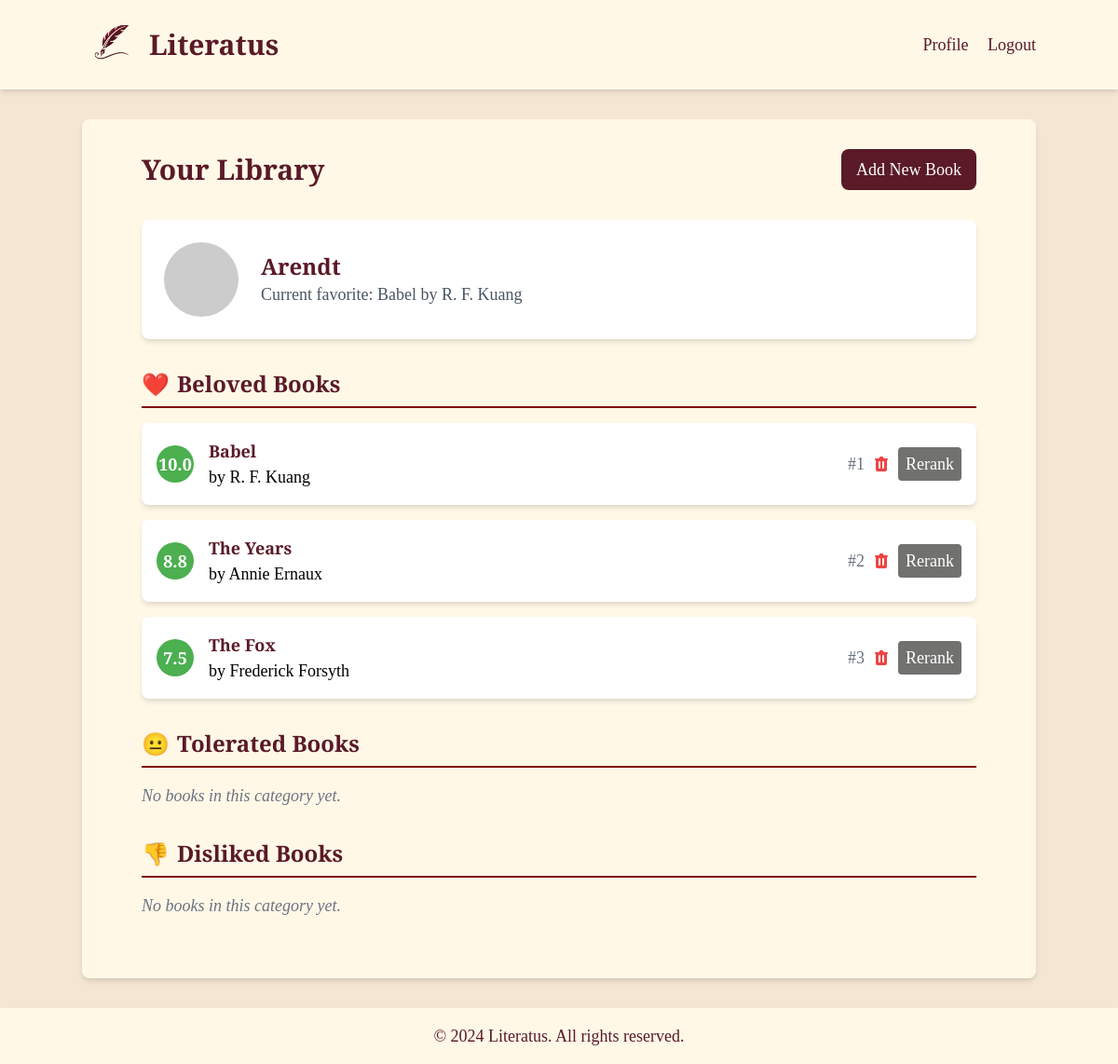
The app's page /profile (signed in), older data.
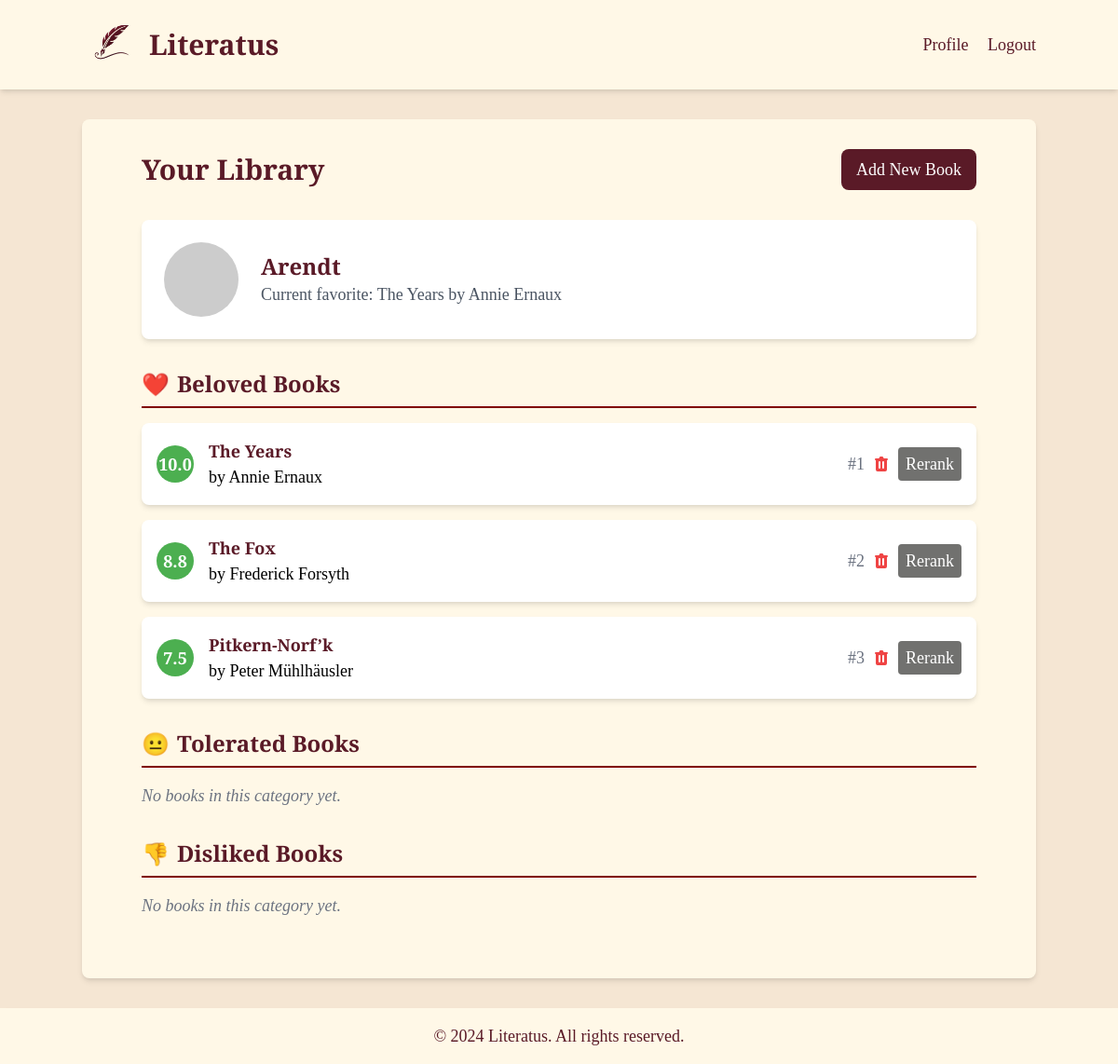
The same page, newer data.
### app.py (models this page shows, shortened)
class User(UserMixin, db.Model):
    id = db.Column(db.Integer, primary_key=True)
    username = db.Column(db.String(80), unique=True, nullable=False)
    password_hash = db.Column(db.Text)
    profile_image = db.Column(db.Text)
    books = db.relationship('Book', backref='user', lazy=True)
    @property
    def beloved_books(self):
        return [book for book in self.books if book.sentiment == 'beloved']
    @property
    def tolerated_books(self):
        return [book for book in self.books if book.sentiment == 'tolerated']
    @property
    def disliked_books(self):
        return [book for book in self.books if book.sentiment == 'disliked']

class Book(db.Model):
    id = db.Column(db.Integer, primary_key=True)
    title = db.Column(db.String(200), nullable=False)
    author = db.Column(db.String(100), nullable=False)
    sentiment = db.Column(db.String(20), nullable=False)
    position = db.Column(db.Integer, nullable=False)
    user_id = db.Column(db.Integer, db.ForeignKey('user.id'), nullable=False)

### app.py (the view)
@app.route('/profile')
@login_required
def profile():
    beloved_books = Book.query.filter_by(user_id=current_user.id, sentiment='beloved').order_by(Book.position).all()
    tolerated_books = Book.query.filter_by(user_id=current_user.id, sentiment='tolerated').order_by(Book.position).all()
    disliked_books = Book.query.filter_by(user_id=current_user.id, sentiment='disliked').order_by(Book.position).all()
    all_books = beloved_books + tolerated_books + disliked_books
    total_books = len(all_books)
    for i, book in enumerate(all_books):
        if book.sentiment == 'beloved':
            base = 7.5
            max_rating = 10
        elif book.sentiment == 'tolerated':
            base = 4.5
            max_rating = 7
        else:  # disliked
            base = 1
            max_rating = 4
        category_books = beloved_books if book in beloved_books else \
            tolerated_books if book in tolerated_books else \
                disliked_books
        category_position = category_books.index(book)
        category_total = len(category_books)
        book.rating = base + ((max_rating - base) * (1 - (category_position / (category_total - 1 or 1))))
        book.rating = round(book.rating, 1)  # Round to one decimal place
        book.global_position = i + 1
    return render_template('profile.html', user=current_user,
                           beloved_books=beloved_books,
                           tolerated_books=tolerated_books,
                           disliked_books=disliked_books)

### app.py (called while the page is built)
@login_manager.user_loader
def load_user(user_id):
    return User.query.get(int(user_id))

### templates/profile.html (shortened to what this page needs)
{% extends "layout.html" %}
{% block content %}
<div class="max-w-4xl mx-auto">
    <div class="flex justify-between items-center mb-8">
        <h1 class="text-3xl font-bold text-maroon font-title">Your Library</h1>
        <a href="{{ url_for('home') }}" class="bg-maroon text-white px-4 py-2 rounded-lg hover:bg-maroon-dark transition duration-300">Add New Book</a>
    </div>
    <div class="bg-white p-6 rounded-lg shadow-md mb-8 flex items-center">
        <img src="https://api.dicebear.com/6.x/initials/svg?seed={{ user.username }}" alt="{{ user.username }}" class="w-20 h-20 rounded-full mr-6">
        <div>
            <h2 class="text-2xl font-semibold text-maroon font-title">{{ user.username.capitalize() }}</h2>
            {% if beloved_books %}
                <p class="text-gray-600">Current favorite: {{ beloved_books[0].title }} by {{ beloved_books[0].author }}</p>
            {% else %}
                <p class="text-gray-600">No favorite book yet</p>
            {% endif %}
        </div>
    </div>
    {% for category, books, color, icon in [
        ('Beloved Books', user.beloved_books, 'beloved', '❤️'),
        ('Tolerated Books', user.tolerated_books, 'tolerated', '😐'),
        ('Disliked Books', user.disliked_books, 'disliked', '👎')
    ] %}
        <section class="mb-8">
            <h2 class="text-2xl font-semibold text-maroon font-title category-header">
                <span class="category-icon">{{ icon }}</span>{{ category }}
            </h2>
            {% if books %}
                <ul class="space-y-4">
                {% for book in books|sort(attribute='rating', reverse=True) %}
                    <li class="book-item bg-white p-4 rounded-lg shadow-md mb-4 flex items-center justify-between">
                        <div class="flex-grow flex items-center">
                            <span class="rating-circle {{ color }} mr-4 flex-shrink-0">
                                {{ "%.1f"|format(book.rating) }}
                            </span>
                            <div class="book-info">
                                <h3 class="font-semibold text-maroon font-title">{{ book.title }}</h3>
                                <p>by {{ book.author }}</p>
                            </div>
                        </div>
                        <div class="flex items-center space-x-2">
                            <span class="text-gray-500 ml-2">#{{ book.global_position }}</span>
                            <button class="action-button delete-button">
                            </button>
                            <a href="{{ url_for('initiate_rerank', book_id=book.id) }}" class="action-button rerank-button bg-maroon text-white px-2 py-1 rounded hover:bg-maroon-dark transition duration-300">
                                Rerank
                            </a>
                        </div>
                    </li>
                {% endfor %}
                </ul>
            {% else %}
                <p class="italic text-gray-500">No books in this category yet.</p>
            {% endif %}
        </section>
    {% endfor %}
</div>
{% endblock %}

### templates/layout.html (shortened to what this page needs)
<!DOCTYPE html>
<html lang="en">
<head>
    <link href="https://cdn.jsdelivr.net/npm/tailwindcss@2.2.19/dist/tailwind.min.css" rel="stylesheet">
</head>
<body class="min-h-screen flex flex-col text-lg">
    <header class="bg-cream text-maroon p-4 shadow-md">
        <div class="container mx-auto flex justify-between items-center">
            <div class="flex items-center">
                <img src="{{ url_for('static', filename='images/quilless.png') }}" alt="Literatus Logo" class="h-16 w-16 mr-2">
                <a href="{{ url_for('home') }}" class="font-title font-bold text-3xl">Literatus</a>
            </div>
            <nav>
                {% if current_user.is_authenticated %}
                    <a href="{{ url_for('profile') }}" class="text-maroon hover:text-maroon-dark mr-4">Profile</a>
                    <a href="{{ url_for('logout') }}" class="text-maroon hover:text-maroon-dark">Logout</a>
                {% else %}
                    <a href="{{ url_for('login') }}" class="text-maroon hover:text-maroon-dark mr-4">Login</a>
                    <a href="{{ url_for('register') }}" class="text-maroon hover:text-maroon-dark">Register</a>
                {% endif %}
            </nav>
        </div>
    </header>
    <main class="container mx-auto mt-8 p-8 bg-cream rounded-lg shadow-md flex-grow">
        {% block content %}{% endblock %}
    </main>
    <footer class="bg-cream text-maroon text-center p-4 mt-8 shadow-md">
        <p>&copy; 2024 Literatus. All rights reserved.</p>
    </footer>
</body>
</html>

### templates/layout.html (style rules this page uses)
body { background-color: #F5E6D3; font-family: 'EB Garamond', serif; }
.bg-cream { background-color: #FFF8E7; }
.text-maroon { color: #5A1A27; }
.bg-maroon { background-color: #5A1A27; }
h1, h2, h3, h4, h5, h6, .font-title { font-family: 'Playfair Display', serif; }

### templates/profile.html (style rules this page uses)
.rating-circle { width: 40px; height: 40px; border-radius: 50%; display: inline-flex; align-items: center; justify-content: center; font-weight: bold; color: white; }
.beloved { background-color: #4CAF50; }
.category-header { border-bottom: 2px solid #800000; padding-bottom: 0.5rem; margin-bottom: 1rem; display: flex; align-items: center; }
.delete-button { color: #ef4444; }
.rerank-button { background-color: #71716F; color: white; }
.category-icon { margin-right: 0.5rem; }

Row changes from the older to the newer data that the page shows:
removed Book: title "Babel", author "R. F. Kuang", rating "10.0", global_position "1"
computed for Book "The Years": rating "8.8" → "10.0"; global_position "2" → "1"
computed for Book "The Fox": rating "7.5" → "8.8"; global_position "3" → "2"
added Book: rating "7.5", title "Pitkern-Norf’k", author "Peter Mühlhäusler", global_position "3"
Text that changed along with them:
{{ beloved_books[0].title }}: "Babel" → "The Years"
{{ beloved_books[0].author }}: "R. F. Kuang" → "Annie Ernaux"
